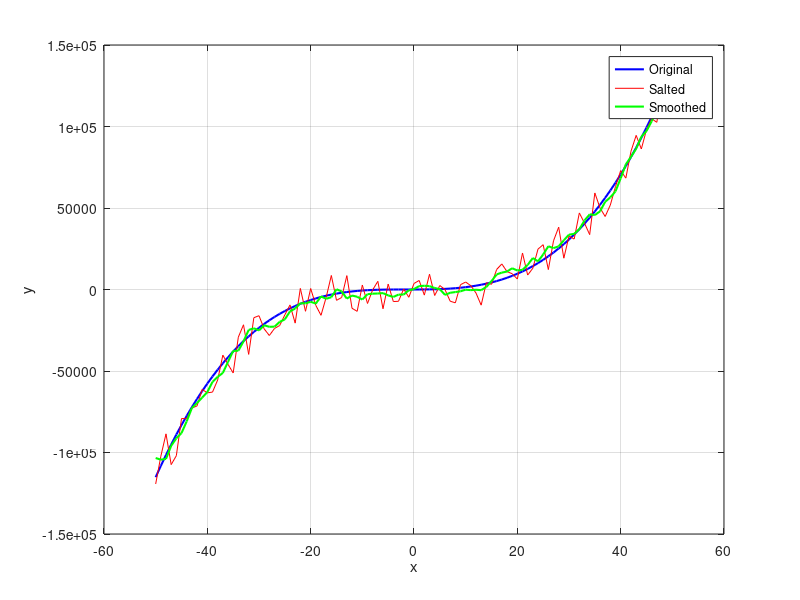

The MATLAB source for this figure:
% x values -50 to 50 by 1 each.
% function is a cubic
% taking absolute value of the yOriginal * 20% of it for the salt magnitude
% range for smoothing is 5
% original function = blue, salted function = red, smoothed function = green.


x = -50:1:50;
yOriginal = 1 * x.^3 + 4 * x.^2 + 3 * x + 6;
saltMagnitude = max(abs(yOriginal)) * 0.20;
ySalted = yOriginal + saltMagnitude * (rand(size(yOriginal)) - 0.5);
range = 5;
ySmoothed = movmean(ySalted, range);
plot(x, yOriginal, '-b', 'LineWidth', 1.5);
hold on;
plot(x, ySalted, '-r');
plot(x, ySmoothed, '-g', 'LineWidth', 1.5);
legend('Original', 'Salted', 'Smoothed');
xlabel('x');
ylabel('y');
grid on;
hold off;

